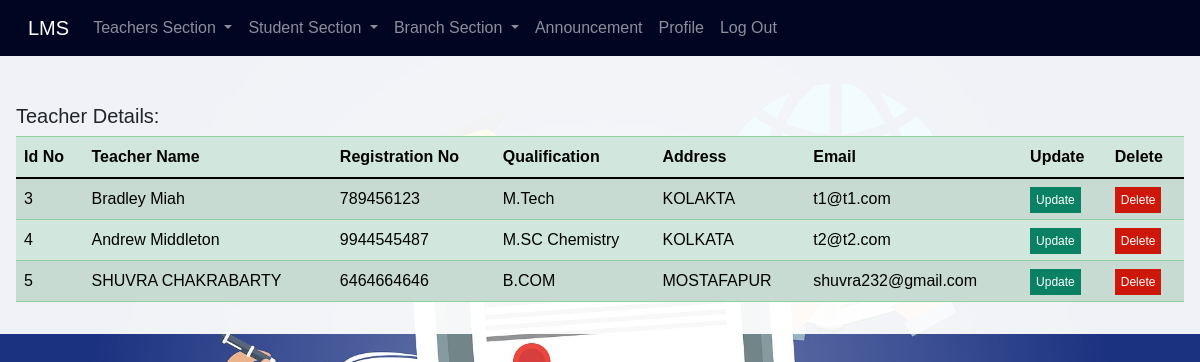
Screenshot of /view_teacher/ (signed in) with the database file from the repository.
### lms_app/models.py (models this page shows)
class Teacher(models.Model):
    id = models.AutoField(primary_key=True)
    name = models.CharField(max_length=70, unique=False)
    subject = models.CharField(max_length=80,unique=False,null=True)
    reg_no = models.CharField(max_length=30, unique=True)
    address = models.CharField(max_length=500, unique=False)
    password = models.CharField(max_length=50, unique=False, null=True)
    email = models.CharField(max_length=70, unique=False, null=True)

### lms_app/views.py (the view)
# urls.py: path('view_teacher/',views.view_teacher,name='view_teacher'),
def view_teacher(requests):
    teachers = Teacher.objects.all()
    my_dict = {'teachers':teachers}
    return render(requests,'view_teacher.html',context=my_dict)

### templates/view_teacher.html (shortened to what this page needs)
{% extends 'header.html' %}
{% block body_block %}
<div class="from_table">
    <table class="table table-striped table-success">
      <h5 style="padding-top: 2rem;">Teacher Details:</h5>
  <thead>
    <tr>
      <th scope="col">Id No</th>
      <th scope="col">Teacher Name</th>
      <th scope="col">Registration No</th>
        <th scope="col">Qualification</th>
         <th scope="col">Address</th>
         <th scope="col">Email</th>
      <th scope="col">Update</th>
      <th scope="col">Delete</th>
    </tr>
  </thead>
  <tbody>
{% if teachers %}
{%  for t in teachers %}
    <tr>
      <td>{{t.id}}</td>
      <td>{{t.name}}</td>
      <td>{{t.reg_no}}</td>
      <td>{{t.subject}}</td>
      <td>{{t.address}}</td>
      <td>{{t.email}}</td>
        <td><a href="{% url 'base:update_teacher' teacher_id=t.id %}" style="text-decoration: none; background: rgb(11, 129, 100); padding: 6px; color: white; font-size: 12px;">Update</a></td>
        <td><a href="{% url 'base:delete_teacher' teacher_id=t.id %}" style="text-decoration: none; background: rgb(204, 23, 10); padding: 6px; color: white; font-size: 12px;">Delete</a></td>
    </tr>
{% endfor %}
{%endif %}
  </tbody>
</table>
</div>
</body>
</html>
{% endblock %}

### static/css/style.css (style rules this page uses)
body { margin: 0; padding: 0; box-sizing: border-box; background: rgb(27, 50, 128); font-family: 'Noto Sans JP', sans-serif; background-size: 100%; background-repeat: no-repeat; background-position: top; }
.new_feeds,th { padding: 20px; }
.from_table { padding: 1rem; overflow: auto; flex: 1 1 30rem; background-color: rgba(255, 255, 255, 0.938); margin: auto; margin-top: 0px; }

### rows the page displays
Teacher: id "3", name "Bradley Miah", reg_no "789456123", subject "M.Tech", address "KOLAKTA", email "t1@t1.com"
Teacher: id "4", name "Andrew Middleton", reg_no "9944545487", subject "M.SC Chemistry", address "KOLKATA", email "t2@t2.com"
Teacher: id "5", name "SHUVRA CHAKRABARTY", reg_no "6464664646", subject "B.COM", address "MOSTAFAPUR", email "shuvra232@gmail.com"
